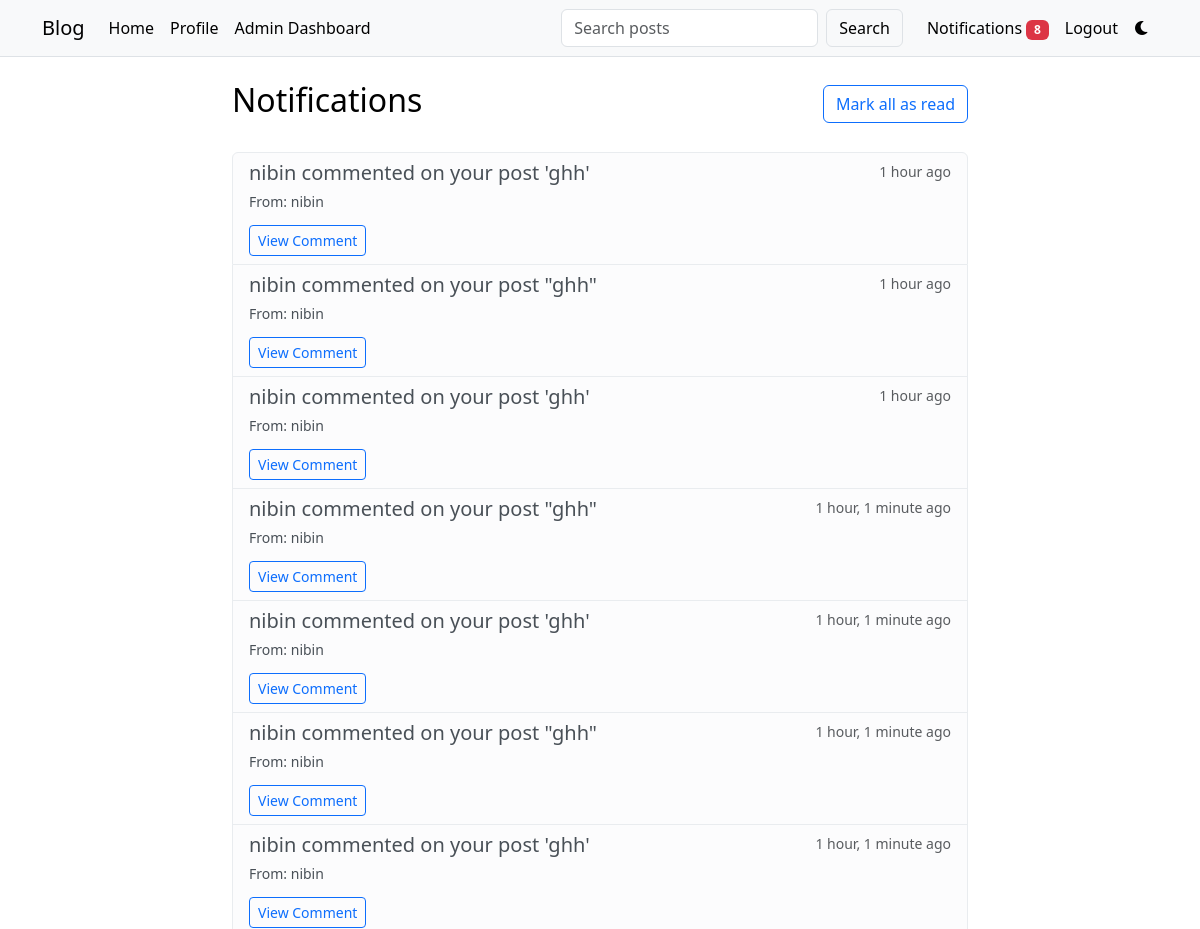
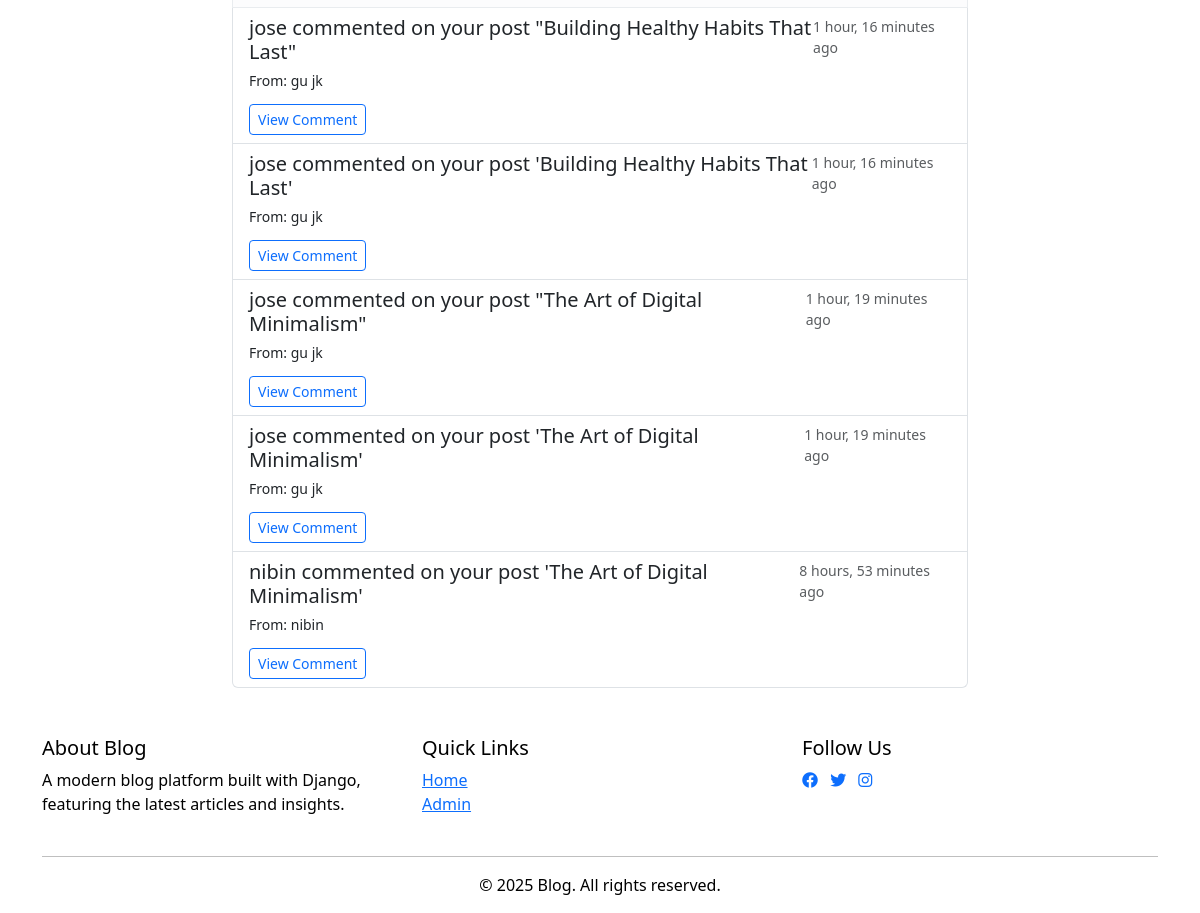
The app's page /notifications/ (signed in) with its own data (2 pictures, top to bottom).
### core/models.py (models this page shows, shortened)
class Notification(models.Model):
    NOTIFICATION_TYPES = [
        ('comment', 'New Comment'),
        ('like', 'New Like'),
        ('reply', 'New Reply'),
        ('post', 'New Post'),
        ('comment_approved', 'Comment Approved'),
        ('comment_rejected', 'Comment Rejected'),
    ]
    recipient = models.ForeignKey(User, on_delete=models.CASCADE, related_name='notifications')
    sender = models.ForeignKey(User, on_delete=models.CASCADE, related_name='sent_notifications')
    notification_type = models.CharField(max_length=50)
    message = models.TextField()
    link = models.CharField(max_length=255, null=True, blank=True)
    is_read = models.BooleanField(default=False)
    created_at = models.DateTimeField(auto_now_add=True)
    class Meta:
        ordering = ['-created_at']

### core/views.py (the view)
# urls.py: path('notifications/', views.notifications, name='notifications'),
@login_required
def notifications(request):
    notifications = request.user.notifications.all()
    unread_count = notifications.filter(is_read=False).count()
    if request.method == 'POST' and request.POST.get('action') == 'mark_all_read':
        notifications.filter(is_read=False).update(is_read=True)
        messages.success(request, 'All notifications marked as read.')
        return redirect('core:notifications')
    processed_notifications = []
    for notification in notifications:
        if notification.link:
            try:
                if ':' in notification.link:
                    parts = notification.link.split(':')
                    if len(parts) >= 3 and parts[1] == 'post_detail':
                        slug = parts[2]
                        if Post.objects.filter(slug=slug).exists():
                            notification.link = slug
                            notification.save()
                            processed_notifications.append(notification)
                    else:
                        notification.link = None
                        notification.save()
                else:
                    if Post.objects.filter(slug=notification.link).exists():
                        processed_notifications.append(notification)
                    else:
                        notification.link = None
                        notification.save()
            except Exception:
                notification.link = None
                notification.save()
    context = {
        'notifications': processed_notifications,
        'unread_notifications_count': unread_count,
    }
    return render(request, 'core/notifications.html', context)

### core/context_processors.py (called while the page is built)
def notification_count(request):
    if request.user.is_authenticated:
        count = request.user.notifications.filter(is_read=False).count()
        return {'unread_notifications_count': count}
    return {'unread_notifications_count': 0}

### core/templates/core/notifications.html (shortened to what this page needs)
{% extends 'core/base.html' %}
{% load static %}
{% block content %}
<div class="container mt-4">
    <div class="row">
        <div class="col-md-8 offset-md-2">
            <div class="d-flex justify-content-between align-items-center mb-4">
                <h2>Notifications</h2>
                {% if unread_notifications_count > 0 %}
                <form method="post" class="d-inline">
                    <button type="submit" class="btn btn-outline-primary">
                        Mark all as read
                    </button>
                </form>
                {% endif %}
            </div>
            {% if notifications %}
                <div class="list-group">
                    {% for notification in notifications %}
                    {% if notification.notification_type == 'comment' %}
                    <div class="list-group-item {% if not notification.is_read %}list-group-item-light{% endif %}"
                         data-notification-id="{{ notification.id }}">
                        <div class="d-flex w-100 justify-content-between">
                            <h5 class="mb-1">{{ notification.message }}</h5>
                            <small class="text-muted">{{ notification.created_at|timesince }} ago</small>
                        </div>
                        <p class="mb-1">
                            <small>From: {{ notification.sender.get_full_name|default:notification.sender.username }}</small>
                        </p>
                        {% if notification.link %}
                        <a href="{% url 'core:post_detail' slug=notification.link %}" class="btn btn-sm btn-outline-primary mt-2 notification-link" data-notification-id="{{ notification.id }}">
                            View Comment
                        </a>
                        {% endif %}
                    </div>
                    {% endif %}
                    {% endfor %}
                </div>
            {% else %}
                <div class="alert alert-info">
                    No notifications yet.
                </div>
            {% endif %}
        </div>
    </div>
</div>
{% endblock %}

### core/templates/core/base.html (style rules this page uses)
:root { --bg-primary: #ffffff; --text-primary: #000000; --bg-secondary: #f8f9fa; --card-bg: #ffffff; --border-color: #dee2e6; --navbar-bg: #f8f9fa; --navbar-text: #000000; --navbar-link: #000000; --navbar-link-hover: #0d6efd; }
body { background-color: var(--bg-primary); color: var(--text-primary); transition: background-color 0.3s, color 0.3s; }

### records on screen
Notification: message "nibin commented on your post 'ghh'", created_at "1 hour", sender.get_full_name "nibin"
Notification: message "nibin commented on your post \"ghh\"", created_at "1 hour", sender.get_full_name "nibin"
Notification: message "nibin commented on your post 'ghh'", created_at "1 hour", sender.get_full_name "nibin"
Notification: message "nibin commented on your post \"ghh\"", created_at "1 hour, 1 minute", sender.get_full_name "nibin"
Notification: message "nibin commented on your post 'ghh'", created_at "1 hour, 1 minute", sender.get_full_name "nibin"
Notification: message "nibin commented on your post \"ghh\"", created_at "1 hour, 1 minute", sender.get_full_name "nibin"
Notification: message "nibin commented on your post 'ghh'", created_at "1 hour, 1 minute", sender.get_full_name "nibin"
Notification: message "jose commented on your post \"Building Healthy Habits That Last\"", created_at "1 hour, 16 minutes", sender.get_full_name "gu jk"
Notification: message "jose commented on your post 'Building Healthy Habits That Last'", created_at "1 hour, 16 minutes", sender.get_full_name "gu jk"
Notification: message "jose commented on your post \"The Art of Digital Minimalism\"", created_at "1 hour, 19 minutes", sender.get_full_name "gu jk"
Notification: message "jose commented on your post 'The Art of Digital Minimalism'", created_at "1 hour, 19 minutes", sender.get_full_name "gu jk"
Notification: message "nibin commented on your post 'The Art of Digital Minimalism'", created_at "8 hours, 53 minutes", sender.get_full_name "nibin"
